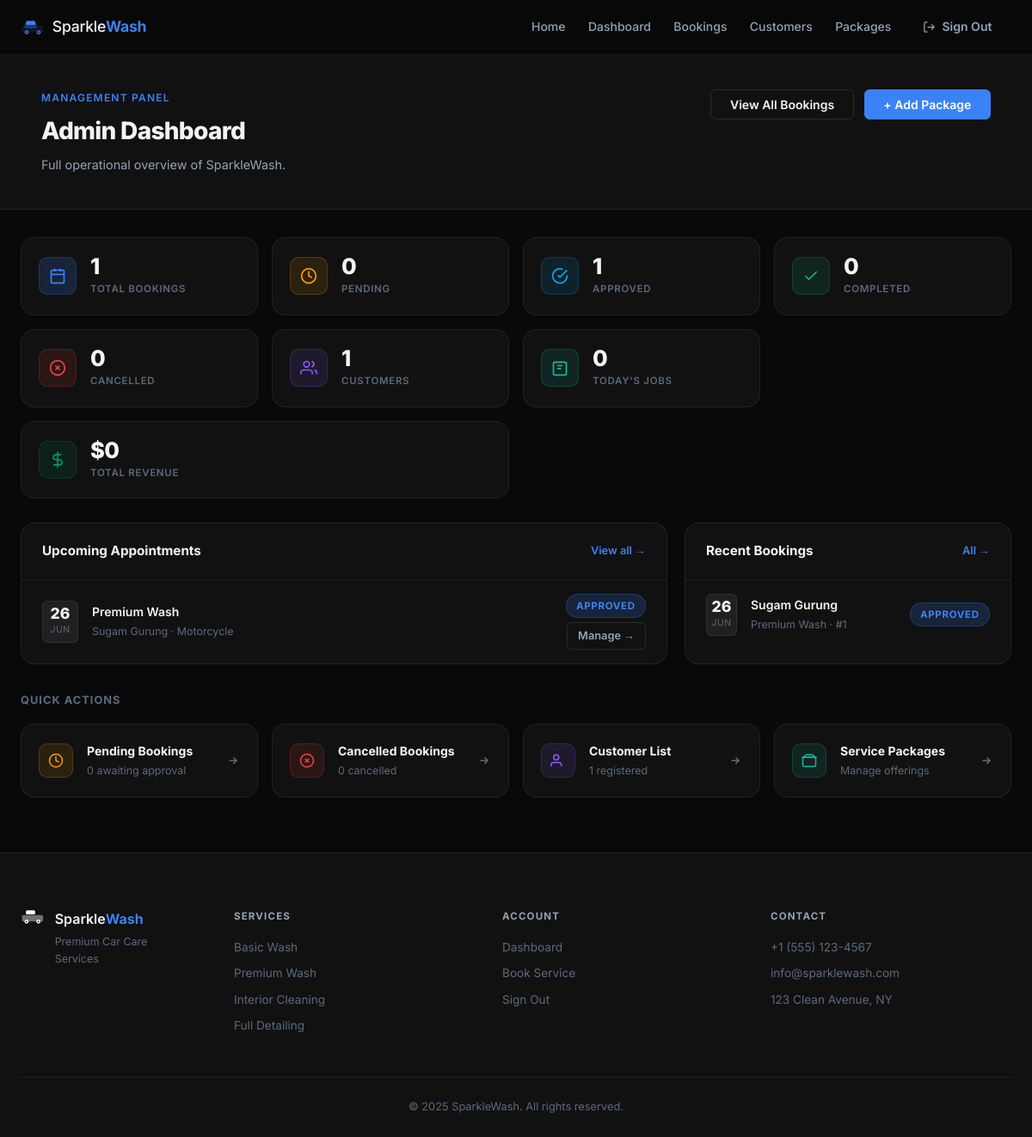
Page /panel/ (signed in) on the earlier database version.
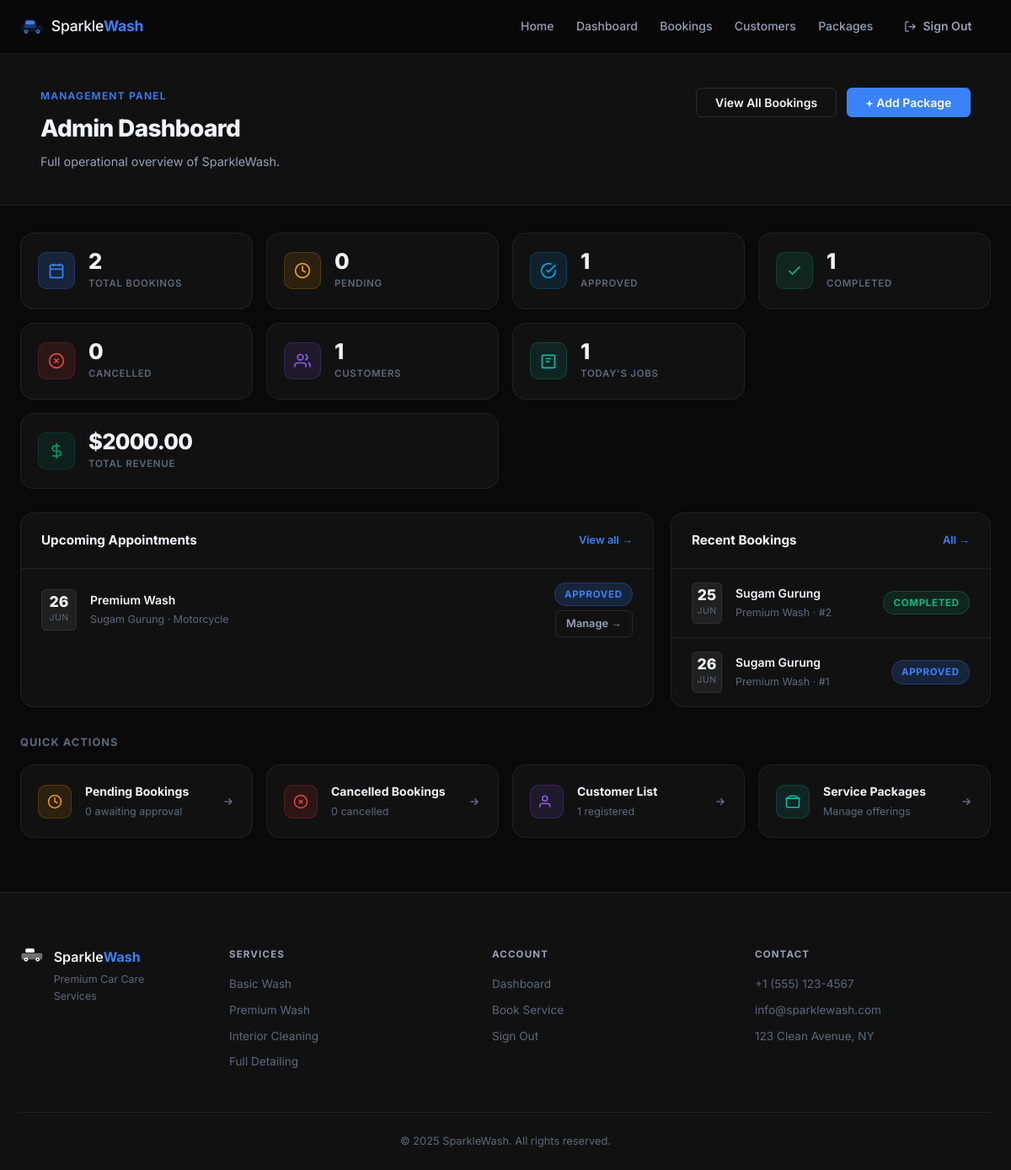
Same page on the later database version.
### wash/models.py (models this page shows, shortened)
class Booking(models.Model):
    STATUS_CHOICES = [
        ('pending', 'Pending'),
        ('approved', 'Approved'),
        ('completed', 'Completed'),
        ('cancelled', 'Cancelled'),
    ]
    VEHICLE_TYPES = [
        ('sedan', 'Sedan'),
        ('suv', 'SUV'),
        ('truck', 'Truck'),
        ('van', 'Van'),
        ('motorcycle', 'Motorcycle'),
        ('other', 'Other'),
    ]
    TIME_SLOTS = [
        ('morning', 'Morning (9 AM – 11 AM)'),
        ('afternoon', 'Afternoon (12 PM – 3 PM)'),
        ('evening', 'Evening (4 PM – 6 PM)'),
    ]
    customer = models.ForeignKey(User, on_delete=models.CASCADE, related_name='bookings')
    service_package = models.ForeignKey(ServicePackage, on_delete=models.PROTECT)
    vehicle_type = models.CharField(max_length=20, choices=VEHICLE_TYPES)
    appointment_date = models.DateField()
    appointment_time = models.CharField(max_length=20, choices=TIME_SLOTS, default='morning')
    notes = models.TextField(blank=True)
    status = models.CharField(max_length=20, choices=STATUS_CHOICES, default='pending')
    created_at = models.DateTimeField(auto_now_add=True)
    class Meta:
        ordering = ['-created_at']

class ServicePackage(models.Model):
    name = models.CharField(max_length=100)
    description = models.TextField()
    price = models.DecimalField(max_digits=8, decimal_places=2)

### wash/views.py (the view)
# urls.py: path('panel/', views.admin_dashboard, name='admin_dashboard'),
@login_required
@staff_required
def admin_dashboard(request):
    bookings = Booking.objects.select_related('customer', 'service_package')
    today = timezone.now().date()
    stats = {
        'total':     bookings.count(),
        'pending':   bookings.filter(status='pending').count(),
        'approved':  bookings.filter(status='approved').count(),
        'completed': bookings.filter(status='completed').count(),
        'cancelled': bookings.filter(status='cancelled').count(),
        'today':     bookings.filter(appointment_date=today).count(),
        'revenue':   sum(
            b.service_package.price
            for b in bookings.filter(status='completed').select_related('service_package')
        ),
        'customers': User.objects.filter(is_staff=False).count(),
    }
    recent = bookings.order_by('-created_at')[:8]
    upcoming = bookings.filter(
        appointment_date__gte=today, status__in=['pending', 'approved']
    ).order_by('appointment_date')[:6]
    return render(request, 'admin_panel/dashboard.html', {
        'stats': stats,
        'recent': recent,
        'upcoming': upcoming,
    })

### wash/views.py (called while the page is built)
def _is_staff(user):
    return user.is_active and (user.is_staff or user.is_superuser)

### templates/admin_panel/dashboard.html (shortened to what the changed rows need)
{% extends 'base.html' %}
{% block content %}
<div class="page-wrap admin-wrap">
  <div class="admin-header">
    <div class="container">
      <div class="page-header-inner">
        <div>
          <h1 class="page-title">Admin Dashboard</h1>
        </div>
      </div>
    </div>
  </div>
  <div class="container" style="padding-top:2rem;padding-bottom:4rem">
    <div class="kpi-grid">
      <div class="kpi-card">
        <div class="kpi-body">
          <span class="kpi-num">{{ stats.total }}</span>
          <span class="kpi-lbl">Total Bookings</span>
        </div>
      </div>
      <div class="kpi-card">
        <div class="kpi-body">
          <span class="kpi-num">{{ stats.completed }}</span>
          <span class="kpi-lbl">Completed</span>
        </div>
      </div>
      <div class="kpi-card">
        <div class="kpi-body">
          <span class="kpi-num">{{ stats.today }}</span>
          <span class="kpi-lbl">Today's Jobs</span>
        </div>
      </div>
      <div class="kpi-card kpi-card--revenue">
        <div class="kpi-body">
          <span class="kpi-num">${{ stats.revenue }}</span>
          <span class="kpi-lbl">Total Revenue</span>
        </div>
      </div>
    </div>
    <div class="admin-grid">
      <div class="admin-card admin-card--wide">
        <div class="admin-card-head">
          <h2>Upcoming Appointments</h2>
        </div>
        {% if upcoming %}
        <div class="booking-feed">
          {% for b in upcoming %}
          <div class="bf-item">
            <div class="bf-date-block">
              <span class="bf-day">{{ b.appointment_date|date:"d" }}</span>
              <span class="bf-mon">{{ b.appointment_date|date:"M" }}</span>
            </div>
            <div class="bf-info">
              <p class="bf-title">{{ b.service_package.name }}</p>
              <p class="bf-meta">{{ b.customer.get_full_name|default:b.customer.username }} · {{ b.get_vehicle_type_display }}</p>
            </div>
            <div class="bf-right">
              <span class="status-pill sp-{{ b.status }}">{{ b.get_status_display }}</span>
              <a href="{% url 'admin_booking_detail' b.pk %}" class="table-action-btn">Manage →</a>
            </div>
          </div>
          {% endfor %}
        </div>
        {% else %}
        <div class="empty-panel"><p>No upcoming appointments.</p></div>
        {% endif %}
      </div>
      <div class="admin-card">
        <div class="admin-card-head">
          <h2>Recent Bookings</h2>
        </div>
        {% if recent %}
        <div class="booking-feed">
          {% for b in recent %}
          <div class="bf-item">
            <div class="bf-date-block bf-date-block--sm">
              <span class="bf-day">{{ b.appointment_date|date:"d" }}</span>
              <span class="bf-mon">{{ b.appointment_date|date:"M" }}</span>
            </div>
            <div class="bf-info">
              <p class="bf-title">{{ b.customer.get_full_name|default:b.customer.username }}</p>
              <p class="bf-meta">{{ b.service_package.name }} · #{{ b.pk }}</p>
            </div>
            <span class="status-pill sp-{{ b.status }}">{{ b.get_status_display }}</span>
          </div>
          {% endfor %}
        </div>
        {% else %}
        <div class="empty-panel"><p>No bookings yet.</p></div>
        {% endif %}
      </div>
    </div>
  </div>
</div>
{% endblock %}

Differences in the rows shown:
added Booking: appointment_date "25", appointment_date "JUN", customer.get_full_name "Sugam Gurung", service_package.name "Premium Wash", pk "2", status "COMPLETED", shown under "Recent Bookings"
Other differences:
{{ stats.total }}: "1" → "2"
{{ stats.completed }}: "0" → "1"
{{ stats.today }}: "0" → "1"
{{ stats.revenue }}: "0" → "2000.00"
